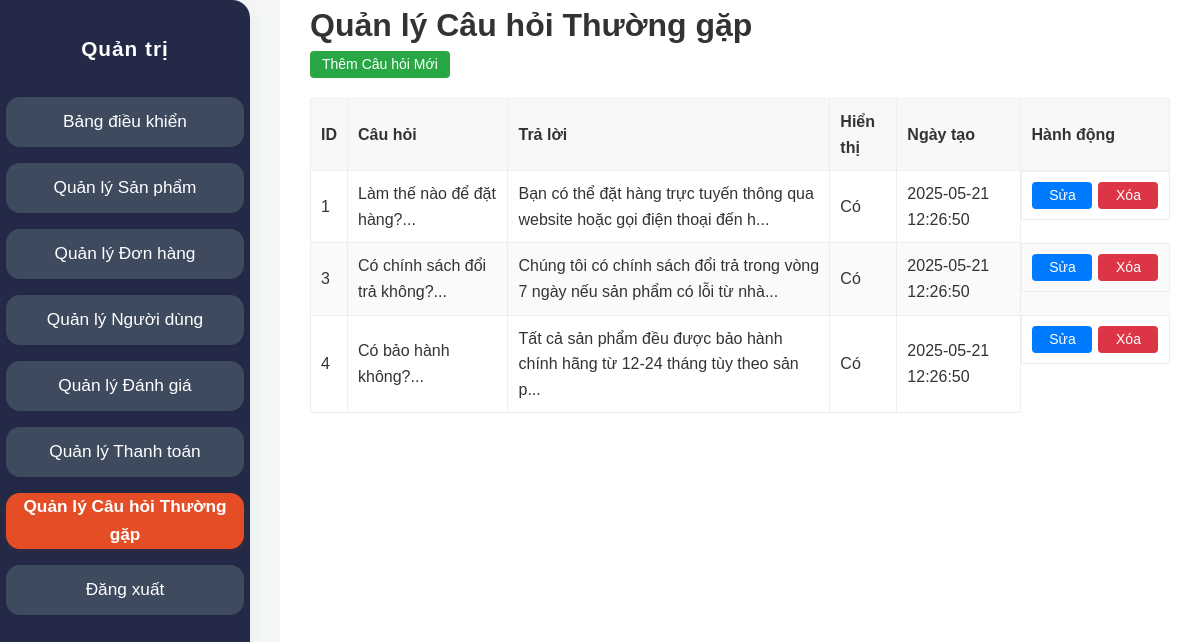
Page /ban-dien-thoai/admin/faq_manage.php (signed in) on the committed database.
### tables this page shows
CREATE TABLE `faqs` (
  `id` int(11) NOT NULL,
  `question` text NOT NULL,
  `answer` text NOT NULL,
  `is_active` tinyint(1) NOT NULL DEFAULT 0,
  `updated_at` timestamp NOT NULL DEFAULT current_timestamp() ON UPDATE current_timestamp(),
  `sort_order` int(11) DEFAULT 0,
  `status` enum('active','inactive') DEFAULT 'active',
  `created_at` timestamp NOT NULL DEFAULT current_timestamp()
);

### ban-dien-thoai/admin/faq_manage.php (the view, shortened to what this page needs)
<?php
require_once '../config/database.php';
$page_title = 'Quản lý Câu hỏi Thường gặp';
$faqs = [];
$result = $conn->query("SELECT * FROM faqs ORDER BY created_at DESC");
if ($result) {
    $faqs = $result->fetch_all(MYSQLI_ASSOC);
} else {
}
?>
<!DOCTYPE html>
<html lang="vi">
<head>
    <link rel="stylesheet" href="../assets/css/style.css">
    <link rel="stylesheet" href="css/admin.css">
</head>
<body>
    <div class="admin-wrapper">
        <aside class="admin-sidebar">
            <h2>Quản trị</h2>
            <nav>
                <ul>
                    <?php $current_page = basename($_SERVER['PHP_SELF']); ?>
                    <li><a href="index.php" class="sidebar-link <?php echo ($current_page == 'index.php') ? 'active' : ''; ?>">Bảng điều khiển</a></li>
                    <li><a href="products.php" class="sidebar-link <?php echo ($current_page == 'products.php') ? 'active' : ''; ?>">Quản lý Sản phẩm</a></li>
                    <li><a href="orders.php" class="sidebar-link <?php echo ($current_page == 'orders.php') ? 'active' : ''; ?>">Quản lý Đơn hàng</a></li>
                    <li><a href="users.php" class="sidebar-link <?php echo ($current_page == 'users.php') ? 'active' : ''; ?>">Quản lý Người dùng</a></li>
                    <li><a href="reviews.php" class="sidebar-link <?php echo ($current_page == 'reviews.php') ? 'active' : ''; ?>">Quản lý Đánh giá</a></li>
                    <li><a href="online_payments.php" class="sidebar-link <?php echo ($current_page == 'online_payments.php') ? 'active' : ''; ?>">Quản lý Thanh toán</a></li>
                    <li><a href="faq_manage.php" class="sidebar-link <?php echo ($current_page == 'faq_manage.php') ? 'active' : ''; ?>">Quản lý Câu hỏi Thường gặp</a></li>
                    <li><a href="../logout.php" class="sidebar-link">Đăng xuất</a></li>
                </ul>
            </nav>
        </aside>
        <div class="admin-main-content">
            <main class="admin-content">
                <h1><?php echo $page_title; ?></h1>
                <div class="admin-table-container">
                    <a href="faq_add.php" class="admin-btn admin-btn-primary" style="margin-bottom: 20px;">Thêm Câu hỏi Mới</a>
                    <table class="admin-table">
                        <thead>
                            <tr>
                                <th>ID</th>
                                <th>Câu hỏi</th>
                                <th>Trả lời</th>
                                <th>Hiển thị</th>
                                <th>Ngày tạo</th>
                                <th>Hành động</th>
                            </tr>
                        </thead>
                        <tbody>
                            <?php if (empty($faqs)): ?>
                                <tr>
                                    <td colspan="6" style="text-align: center;">Chưa có câu hỏi nào.</td>
                                </tr>
                            <?php else: ?>
                                <?php foreach ($faqs as $faq): ?>
                                    <tr>
                                        <td><?php echo htmlspecialchars($faq['id']); ?></td>
                                        <td><?php echo htmlspecialchars(substr($faq['question'], 0, 100)) . '...'; ?></td>
                                        <td><?php echo htmlspecialchars(substr($faq['answer'], 0, 100)) . '...'; ?></td>
                                        <td><?php echo ($faq['is_active'] ?? 0) ? 'Có' : 'Không'; ?></td>
                                        <td><?php echo htmlspecialchars($faq['created_at']); ?></td>
                                        <td class="admin-actions">
                                            <a href="faq_edit.php?id=<?php echo $faq['id']; ?>" class="admin-btn admin-btn-secondary">Sửa</a>
                                            <a href="faq_delete.php?id=<?php echo $faq['id']; ?>" class="admin-btn admin-btn-danger" onclick="return confirm('Bạn có chắc chắn muốn xóa câu hỏi này?');">Xóa</a>
                                        </td>
                                    </tr>
                                <?php endforeach; ?>
                            <?php endif; ?>
                        </tbody>
                    </table>
                </div>
            </main>
        </div>
    </div>   <?php  ?>
</body>
</html>

### ban-dien-thoai/assets/css/style.css (style rules this page uses)
* { margin: 0; padding: 0; box-sizing: border-box; }
html { overflow-x: hidden; scroll-behavior: smooth; }
body { font-family: -apple-system, BlinkMacSystemFont, "Segoe UI", Roboto, Helvetica, Arial, sans-serif, "Apple Color Emoji", "Segoe UI Emoji", "Segoe UI Symbol"; line-height: 1.6; color: #333; background-color: #f8f9fa; display: flex; flex-direction: column; min-height: 100vh; padding-top: 70px; }
main { flex-grow: 1; padding: 20px 0; }

### ban-dien-thoai/admin/css/admin.css (style rules this page uses)
body { background-color: #f4f7f6; margin: 0; font-family: Arial, sans-serif; padding: 0 !important; }
.admin-wrapper { display: flex; min-height: 100vh; }
.admin-sidebar { background: #232946; width: 250px; height: 100vh; position: fixed; left: 0; margin: 0; padding: 32px 0 0 0; display: flex; flex-direction: column; align-items: center; box-shadow: 0 4px 16px rgba(44,62,80,0.08); border-radius: 0 18px 18px 0; z-index: 1000; }
.admin-sidebar h2 { text-align: center; margin-bottom: 32px; color: #fff; font-size: 1.3rem; letter-spacing: 1px; font-weight: 700; }
.admin-sidebar nav ul { display: flex; flex-direction: column; gap: 16px; padding: 0; align-items: center; width: 100%; margin: 0; }
.admin-sidebar nav ul li { margin: 0; width: 100%; }
.sidebar-link { width: 95%; min-height: 50px; background: #3e4a5e; color: #fff; border-radius: 14px; display: flex; align-items: center; justify-content: center; font-size: 1.08rem; font-weight: 500; text-align: center; text-decoration: none; transition: background 0.2s, color 0.2s, box-shadow 0.2s; box-sizing: border-box; padding: 0 10px; margin: 0 auto; gap: 10px; box-shadow: 0 1px 4px rgba(44,62,80,0.04); }
.sidebar-link:hover, .sidebar-link.active { background: #e44d26; color: #fff; font-weight: bold; box-shadow: 0 2px 8px rgba(228,77,38,0.10); }
.admin-main-content { flex: 1; padding: 0 30px 30px 30px; background: #fff; min-height: 100vh; margin-left: 280px; }
.admin-table-container { overflow-x: auto; }
.admin-table { width: 100%; border-collapse: collapse; margin-bottom: 20px; }
.admin-table th, .admin-table td { border: 1px solid #eee; padding: 10px; text-align: left; }
.admin-table th { background: #f8f8f8; }
.admin-table tbody tr:nth-child(even) { background: #fafafa; }
.admin-actions { display: flex; gap: 6px; align-items: center; justify-content: center; }
.admin-actions a, .admin-btn { display: inline-block; margin: 0; min-width: 60px; text-align: center; font-size: 14px; padding: 5px 12px; border-radius: 4px; line-height: 1.2; }
.admin-btn-primary { background-color: #28a745; color: #fff !important; text-decoration: none !important; }
.admin-btn-secondary { background-color: #007bff; color: #fff !important; text-decoration: none !important; }
.admin-btn-danger { background-color: #dc3545; color: #fff !important; text-decoration: none !important; }
.admin-content { margin-top: 0 !important; padding-top: 0 !important; }

### rows in the picture
faqs: id "1", question "Làm thế nào để đặt hàng?", answer "Bạn có thể đặt hàng trực tuyến thông qua website hoặc gọi điện thoại đến h", is_active "Có", created_at "2025-05-21 12:26:50"
faqs: id "3", question "Có chính sách đổi trả không?", answer "Chúng tôi có chính sách đổi trả trong vòng 7 ngày nếu sản phẩm có lỗi từ nhà", is_active "Có", created_at "2025-05-21 12:26:50"
faqs: id "4", question "Có bảo hành không?", answer "Tất cả sản phẩm đều được bảo hành chính hãng từ 12-24 tháng tùy theo sản p", is_active "Có", created_at "2025-05-21 12:26:50"

### other values in the picture
$page_title "Quản lý Câu hỏi Thường gặp"
